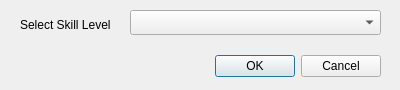
<?xml version="1.0" encoding="UTF-8"?>
<ui version="4.0">
 <class>CDlgSkill</class>
 <widget class="QDialog" name="CDlgSkill">
  <property name="geometry">
   <rect>
    <x>0</x>
    <y>0</y>
    <width>400</width>
    <height>90</height>
   </rect>
  </property>
  <property name="windowTitle">
   <string>Dialog</string>
  </property>
  <widget class="QDialogButtonBox" name="buttonBox">
   <property name="geometry">
    <rect>
     <x>40</x>
     <y>50</y>
     <width>341</width>
     <height>32</height>
    </rect>
   </property>
   <property name="orientation">
    <enum>Qt::Horizontal</enum>
   </property>
   <property name="standardButtons">
    <set>QDialogButtonBox::Cancel|QDialogButtonBox::Ok</set>
   </property>
  </widget>
  <widget class="QComboBox" name="cbSkill">
   <property name="geometry">
    <rect>
     <x>130</x>
     <y>10</y>
     <width>251</width>
     <height>25</height>
    </rect>
   </property>
  </widget>
  <widget class="QLabel" name="label">
   <property name="geometry">
    <rect>
     <x>20</x>
     <y>17</y>
     <width>101</width>
     <height>16</height>
    </rect>
   </property>
   <property name="text">
    <string>Select Skill Level</string>
   </property>
  </widget>
 </widget>
 <tabstops>
  <tabstop>cbSkill</tabstop>
  <tabstop>buttonBox</tabstop>
 </tabstops>
 <resources/>
 <connections>
  <connection>
   <sender>buttonBox</sender>
   <signal>accepted()</signal>
   <receiver>CDlgSkill</receiver>
   <slot>accept()</slot>
   <hints>
    <hint type="sourcelabel">
     <x>248</x>
     <y>254</y>
    </hint>
    <hint type="destinationlabel">
     <x>157</x>
     <y>274</y>
    </hint>
   </hints>
  </connection>
  <connection>
   <sender>buttonBox</sender>
   <signal>rejected()</signal>
   <receiver>CDlgSkill</receiver>
   <slot>reject()</slot>
   <hints>
    <hint type="sourcelabel">
     <x>316</x>
     <y>260</y>
    </hint>
    <hint type="destinationlabel">
     <x>286</x>
     <y>274</y>
    </hint>
   </hints>
  </connection>
 </connections>
</ui>
